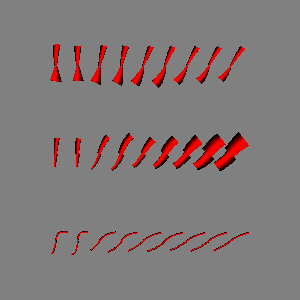

This chart was generated by the following Python code:
#!/usr/bin/env python

# Demonstrate vtkTubeFilter with varying radius modes (by scalar, by vector,
# by vector norm) on streamlines traced through a wavelet gradient field.

# Factory overrides
import vtkmodules.vtkInteractionStyle  # noqa: F401
import vtkmodules.vtkRenderingOpenGL2  # noqa: F401

from vtkmodules.vtkCommonCore import vtkPoints
from vtkmodules.vtkCommonDataModel import (
    vtkDataObject,
    vtkPolyData,
)
from vtkmodules.vtkFiltersCore import vtkTubeFilter
from vtkmodules.vtkFiltersFlowPaths import vtkStreamTracer
from vtkmodules.vtkImagingGeneral import vtkImageGradient
from vtkmodules.vtkImagingCore import vtkRTAnalyticSource
from vtkmodules.vtkRenderingCore import (
    vtkActor,
    vtkPolyDataMapper,
    vtkRenderWindow,
    vtkRenderWindowInteractor,
    vtkRenderer,
)

# Wavelet source
wavelet = vtkRTAnalyticSource()
wavelet.SetWholeExtent(-10, 10, -10, 10, -10, 10)
wavelet.SetCenter(0, 0, 0)

# Gradient of the wavelet
gradient = vtkImageGradient()
gradient.SetInputConnection(wavelet.GetOutputPort())
gradient.SetInputArrayToProcess(
    0, 0, 0, vtkDataObject.FIELD_ASSOCIATION_POINTS, "RTData")
gradient.SetDimensionality(3)

# --- Vary radius by scalar ---
seeds_scalar = vtkPolyData()
seed_points_scalar = vtkPoints()
for x in range(9):
    seed_points_scalar.InsertNextPoint(float(x), 0, 0)
seeds_scalar.SetPoints(seed_points_scalar)

stream_scalar = vtkStreamTracer()
stream_scalar.SetInputConnection(gradient.GetOutputPort())
stream_scalar.SetInputArrayToProcess(
    0, 0, 0, vtkDataObject.FIELD_ASSOCIATION_POINTS, "RTDataGradient")
stream_scalar.SetSourceData(seeds_scalar)
stream_scalar.SetIntegrationDirection(2)  # BOTH
stream_scalar.SetIntegratorType(2)        # Runge-Kutta 4-5

tube_scalar = vtkTubeFilter()
tube_scalar.SetInputConnection(stream_scalar.GetOutputPort())
tube_scalar.SetInputArrayToProcess(
    0, 0, 0, vtkDataObject.FIELD_ASSOCIATION_POINTS, "RTData")
tube_scalar.SetInputArrayToProcess(
    1, 0, 0, vtkDataObject.FIELD_ASSOCIATION_POINTS, "RTDataGradient")
tube_scalar.SetRadiusFactor(0.1)
tube_scalar.SetVaryRadiusToVaryRadiusByScalar()
tube_scalar.Update()

mapper_scalar = vtkPolyDataMapper()
mapper_scalar.SetInputData(tube_scalar.GetOutput())

actor_scalar = vtkActor()
actor_scalar.SetMapper(mapper_scalar)

# --- Vary radius by vector ---
seeds_vector = vtkPolyData()
seed_points_vector = vtkPoints()
for x in range(9):
    seed_points_vector.InsertNextPoint(float(x), -4.0, 0)
seeds_vector.SetPoints(seed_points_vector)

stream_vector = vtkStreamTracer()
stream_vector.SetInputConnection(gradient.GetOutputPort())
stream_vector.SetInputArrayToProcess(
    0, 0, 0, vtkDataObject.FIELD_ASSOCIATION_POINTS, "RTDataGradient")
stream_vector.SetSourceData(seeds_vector)
stream_vector.SetIntegrationDirection(2)  # BOTH
stream_vector.SetIntegratorType(2)        # Runge-Kutta 4-5

tube_vector = vtkTubeFilter()
tube_vector.SetInputConnection(stream_vector.GetOutputPort())
tube_vector.SetInputArrayToProcess(
    0, 0, 0, vtkDataObject.FIELD_ASSOCIATION_POINTS, "RTData")
tube_vector.SetInputArrayToProcess(
    1, 0, 0, vtkDataObject.FIELD_ASSOCIATION_POINTS, "RTDataGradient")
tube_vector.SetRadiusFactor(0.1)
tube_vector.SetVaryRadiusToVaryRadiusByVector()
tube_vector.Update()

mapper_vector = vtkPolyDataMapper()
mapper_vector.SetInputData(tube_vector.GetOutput())

actor_vector = vtkActor()
actor_vector.SetMapper(mapper_vector)

# --- Vary radius by vector norm ---
seeds_vector_norm = vtkPolyData()
seed_points_vector_norm = vtkPoints()
for x in range(9):
    seed_points_vector_norm.InsertNextPoint(float(x), 4.0, 0)
seeds_vector_norm.SetPoints(seed_points_vector_norm)

stream_vector_norm = vtkStreamTracer()
stream_vector_norm.SetInputConnection(gradient.GetOutputPort())
stream_vector_norm.SetInputArrayToProcess(
    0, 0, 0, vtkDataObject.FIELD_ASSOCIATION_POINTS, "RTDataGradient")
stream_vector_norm.SetSourceData(seeds_vector_norm)
stream_vector_norm.SetIntegrationDirection(2)  # BOTH
stream_vector_norm.SetIntegratorType(2)        # Runge-Kutta 4-5

tube_vector_norm = vtkTubeFilter()
tube_vector_norm.SetInputConnection(stream_vector_norm.GetOutputPort())
tube_vector_norm.SetInputArrayToProcess(
    0, 0, 0, vtkDataObject.FIELD_ASSOCIATION_POINTS, "RTData")
tube_vector_norm.SetInputArrayToProcess(
    1, 0, 0, vtkDataObject.FIELD_ASSOCIATION_POINTS, "RTDataGradient")
tube_vector_norm.SetRadiusFactor(0.1)
tube_vector_norm.SetVaryRadiusToVaryRadiusByVectorNorm()
tube_vector_norm.Update()

mapper_vector_norm = vtkPolyDataMapper()
mapper_vector_norm.SetInputData(tube_vector_norm.GetOutput())

actor_vector_norm = vtkActor()
actor_vector_norm.SetMapper(mapper_vector_norm)

# Renderer
renderer = vtkRenderer()
renderer.AddActor(actor_scalar)
renderer.AddActor(actor_vector)
renderer.AddActor(actor_vector_norm)
renderer.SetBackground(0.5, 0.5, 0.5)

# Window
render_window = vtkRenderWindow()
render_window.AddRenderer(renderer)
render_window.SetSize(300, 300)
render_window.SetWindowName("vary radius tube")

# Scene
renderer.ResetCamera()

# Interactor
interactor = vtkRenderWindowInteractor()
interactor.SetRenderWindow(render_window)

interactor.Initialize()
interactor.Start()
